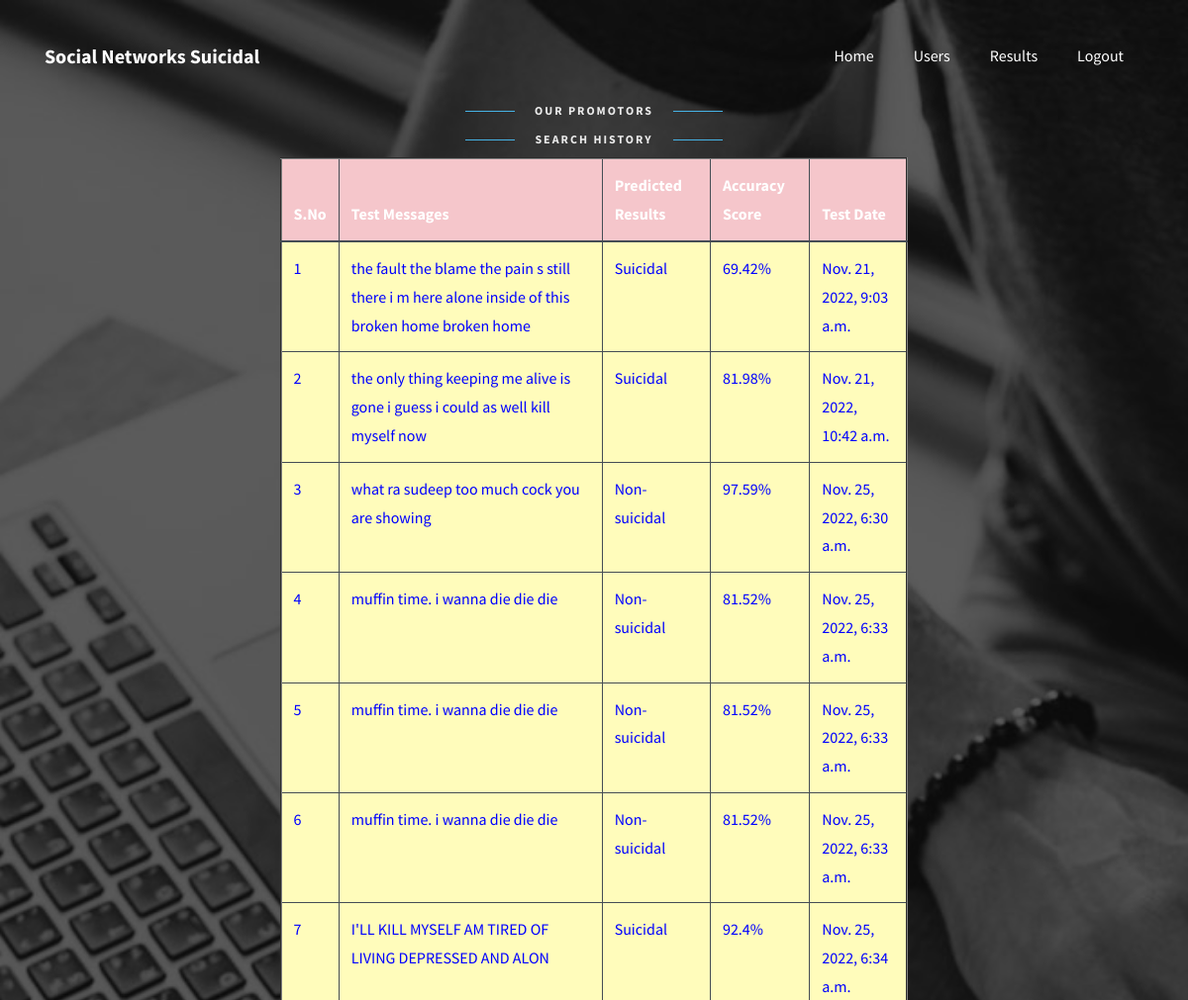
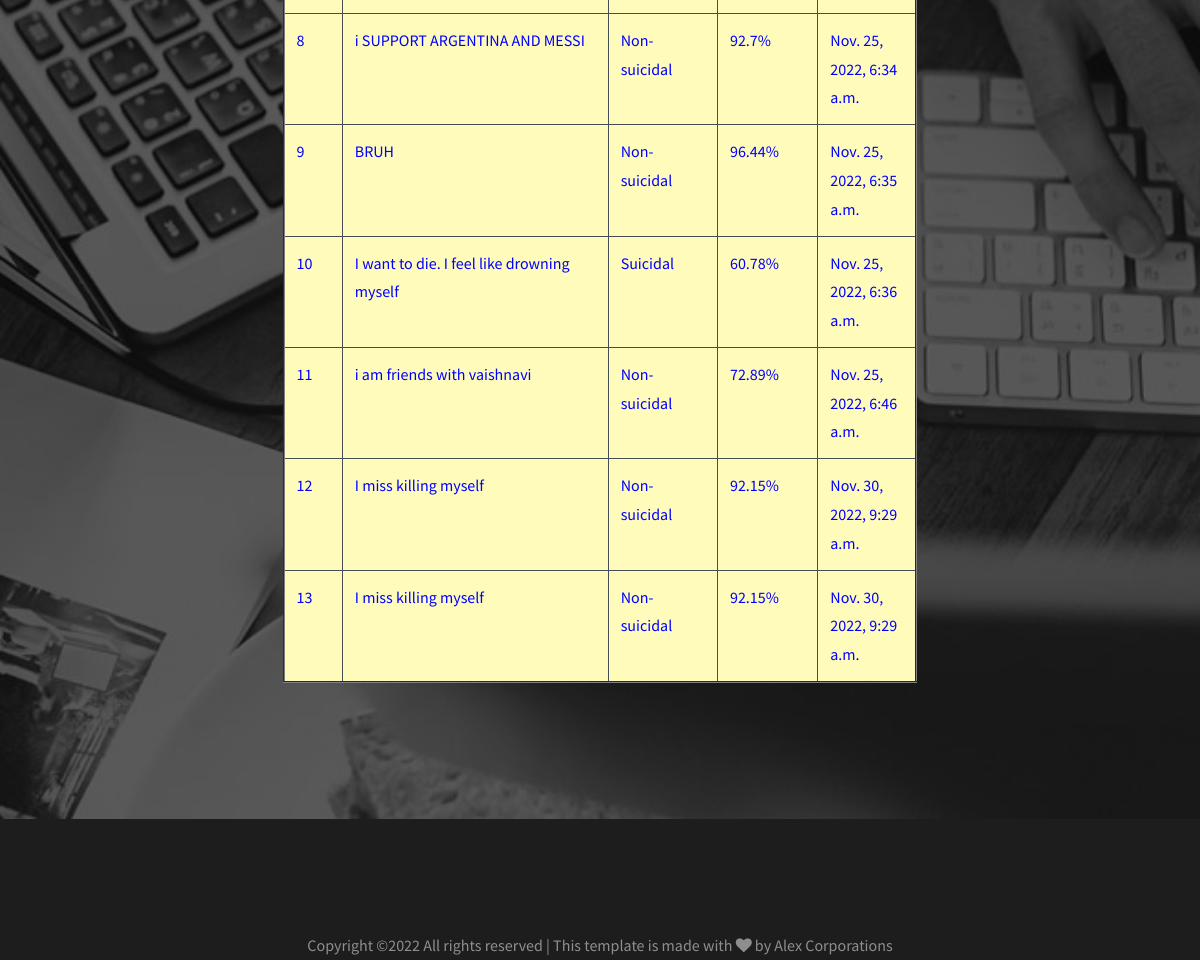
Screenshot of /AllUserResults/ with the database file from the repository (2 pictures, top to bottom).
### users/models.py (models this page shows, shortened)
class TweetResultModel(models.Model):
    usrname = models.CharField(max_length=100)
    email = models.CharField(max_length=100)
    tweetmsg = models.CharField(max_length=1000)
    prediction = models.CharField(max_length=100)
    accuracy = models.FloatField()
    cdate = models.DateTimeField(auto_now_add=True)
    class Meta:
        db_table = "TweetResultTable"

### admins/views.py (the view)
# urls.py: path("AllUserResults/", admins.AllUserResults, name="AllUserResults"),
def AllUserResults(request):
    data = TweetResultModel.objects.all()
    return render(request, "admins/AdminAllResults.html", {"data": data})

### assets/templates/admins/AdminAllResults.html (shortened to what this page needs)
{%extends 'admins/adminbase.html'%}
{%load static%}
{%block contents%}
<section class="ftco-section testimony-section img" style="background-image: url({%static 'images/bg_2.jpg'%});">
	<div class="container">
		<div class="row justify-content-center mb-4">
			<div class="col-md-7 text-center heading-section heading-section-white ftco-animate">
				<span class="subheading">Our Promotors</span>
				<div class="text w-100 text-center">
						<span class="subheading mb-2">Search History</span>
                        <center>
                        <table border="2px" class="table table-hover table-dark">
                    <thead>
                    <tr class="table-danger">
                        <th scope="col">S.No</th>
                        <th scope="col">Test Messages</th>
                        <th scope="col">Predicted Results</th>
                        <th scope="col">Accuracy Score</th>
                        <th scope="col">Test Date</th>
                    </tr>
                    </thead>
                    <tbody>
                    {% for i in data %}
                    <tr scope="row" style="color: BLUE; background-color:#FFFCBB">
                        <td>{{forloop.counter}}</td>
                        <td>{{i.tweetmsg}}</td>
                        <td>{{i.prediction}}</td>
                        <td>{{i.accuracy}}%</td>
                        <td>{{i.cdate}}</td>
                    </tr>
                    {% endfor %}
                    </tbody>
                </table>
                        </center>
					</div>
			</div>
		</div>
	</div>
</section>
{%endblock%}

### assets/templates/admins/adminbase.html (shortened to what this page needs)
<!DOCTYPE html>
{%load static%}
<html lang="en">
<head>
	<link rel="stylesheet" href="https://stackpath.bootstrapcdn.com/font-awesome/4.7.0/css/font-awesome.min.css">
	<link rel="stylesheet" href="{%static 'css/animate.css'%}">
	<link rel="stylesheet" href="{%static 'css/owl.carousel.min.css'%}">
	<link rel="stylesheet" href="{%static 'css/owl.theme.default.min.css'%}">
	<link rel="stylesheet" href="{%static 'css/magnific-popup.css'%}">
	<link rel="stylesheet" href="{%static 'css/bootstrap-datepicker.css'%}">
	<link rel="stylesheet" href="{%static 'css/jquery.timepicker.css'%}">
	<link rel="stylesheet" href="{%static 'css/flaticon.css'%}">
	<link rel="stylesheet" href="{%static 'css/style.css'%}">
</head>
<body>
	<nav class="navbar navbar-expand-lg navbar-dark ftco_navbar bg-dark ftco-navbar-light" id="ftco-navbar">
		<div class="container">
			<a class="navbar-brand" href="{%url 'AdminHome'%}">Social Networks Suicidal</a>
			<div class="collapse navbar-collapse" id="ftco-nav">
				<ul class="navbar-nav ml-auto">
					<li class="nav-item"><a href="{%url 'AdminHome'%}" class="nav-link">Home</a></li>
					<li class="nav-item"><a href="{%url 'ViewRegisteredUsers'%}" class="nav-link">Users</a></li>
					<li class="nav-item"><a href="{%url 'AllUserResults'%}" class="nav-link">Results</a></li>
					<li class="nav-item"><a href="{%url 'logout'%}" class="nav-link">Logout</a></li>
				</ul>
			</div>
		</div>
	</nav>
    {%block contents%}
    {%endblock%}
<footer class="ftco-footer ftco-section">
		<div class="row">
			<div class="col-md-12 text-center">
				<p class="mb-0">
					Copyright &copy;<script>document.write(new Date().getFullYear());</script> All rights reserved | This template is made with <i class="fa fa-heart" aria-hidden="true"></i> by Alex Corporations
					</p>
				</div>
			</div>
	</footer>
</body>
</html>

### rows the page displays
TweetResultModel: tweetmsg "the fault the blame the pain s still there i m here alone inside of this broken home broken home", prediction "Suicidal", accuracy "69.42", cdate "Nov. 21, 2022, 9:03 a.m."
TweetResultModel: tweetmsg "the only thing keeping me alive is gone i guess i could as well kill myself now", prediction "Suicidal", accuracy "81.98", cdate "Nov. 21, 2022, 10:42 a.m."
TweetResultModel: tweetmsg "what ra sudeep too much cock you are showing", prediction "Non-suicidal", accuracy "97.59", cdate "Nov. 25, 2022, 6:30 a.m."
TweetResultModel: tweetmsg "muffin time. i wanna die die die", prediction "Non-suicidal", accuracy "81.52", cdate "Nov. 25, 2022, 6:33 a.m."
TweetResultModel: tweetmsg "muffin time. i wanna die die die", prediction "Non-suicidal", accuracy "81.52", cdate "Nov. 25, 2022, 6:33 a.m."
TweetResultModel: tweetmsg "muffin time. i wanna die die die", prediction "Non-suicidal", accuracy "81.52", cdate "Nov. 25, 2022, 6:33 a.m."
TweetResultModel: tweetmsg "I'LL KILL MYSELF AM TIRED OF LIVING DEPRESSED AND ALON", prediction "Suicidal", accuracy "92.4", cdate "Nov. 25, 2022, 6:34 a.m."
TweetResultModel: tweetmsg "i SUPPORT ARGENTINA AND MESSI", prediction "Non-suicidal", accuracy "92.7", cdate "Nov. 25, 2022, 6:34 a.m."
TweetResultModel: tweetmsg "BRUH", prediction "Non-suicidal", accuracy "96.44", cdate "Nov. 25, 2022, 6:35 a.m."
TweetResultModel: tweetmsg "I want to die. I feel like drowning myself", prediction "Suicidal", accuracy "60.78", cdate "Nov. 25, 2022, 6:36 a.m."
TweetResultModel: tweetmsg "i am friends with vaishnavi", prediction "Non-suicidal", accuracy "72.89", cdate "Nov. 25, 2022, 6:46 a.m."
TweetResultModel: tweetmsg "I miss killing myself", prediction "Non-suicidal", accuracy "92.15", cdate "Nov. 30, 2022, 9:29 a.m."
TweetResultModel: tweetmsg "I miss killing myself", prediction "Non-suicidal", accuracy "92.15", cdate "Nov. 30, 2022, 9:29 a.m."
